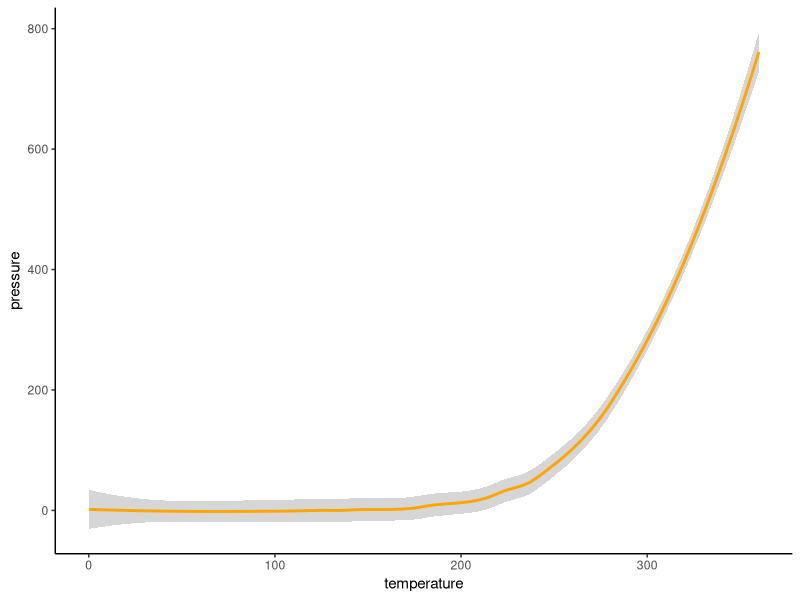
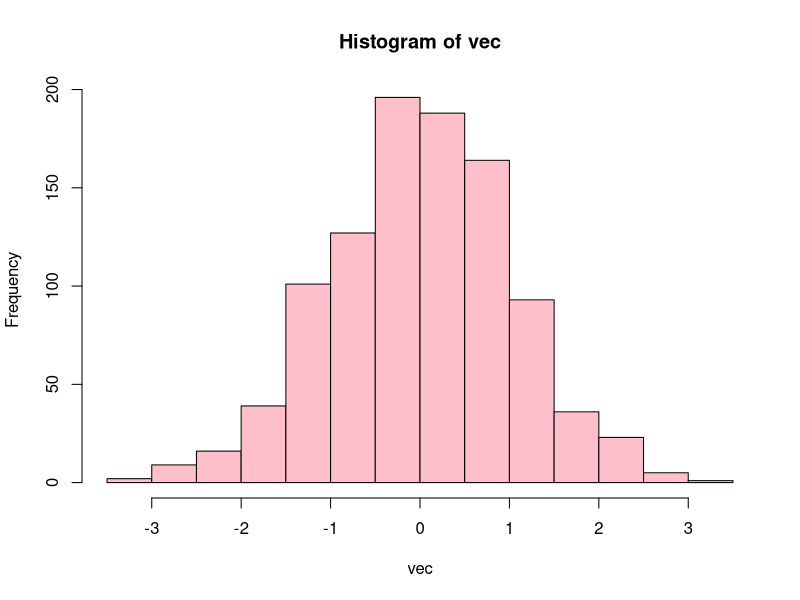

Write the R code that produced these figures, in order.
## ---- chunk 1
knitr::opts_chunk$set(echo = TRUE)
## ---- chunk 2
summary(cars)
## ---- chunk 3
ggplot2::ggplot(pressure, ggplot2::aes(x = temperature, y = pressure)) + ggplot2::geom_smooth(colour = "orange") + ggplot2::theme_classic()
## ---- chunk 4
url <- "https://tinyurl.com/5cw3bzhu"

knitr::include_graphics(url)
## ---- chunk 5
vec <- rnorm(1000, mean = 0, sd = 1)
hist(vec, col = "pink")
